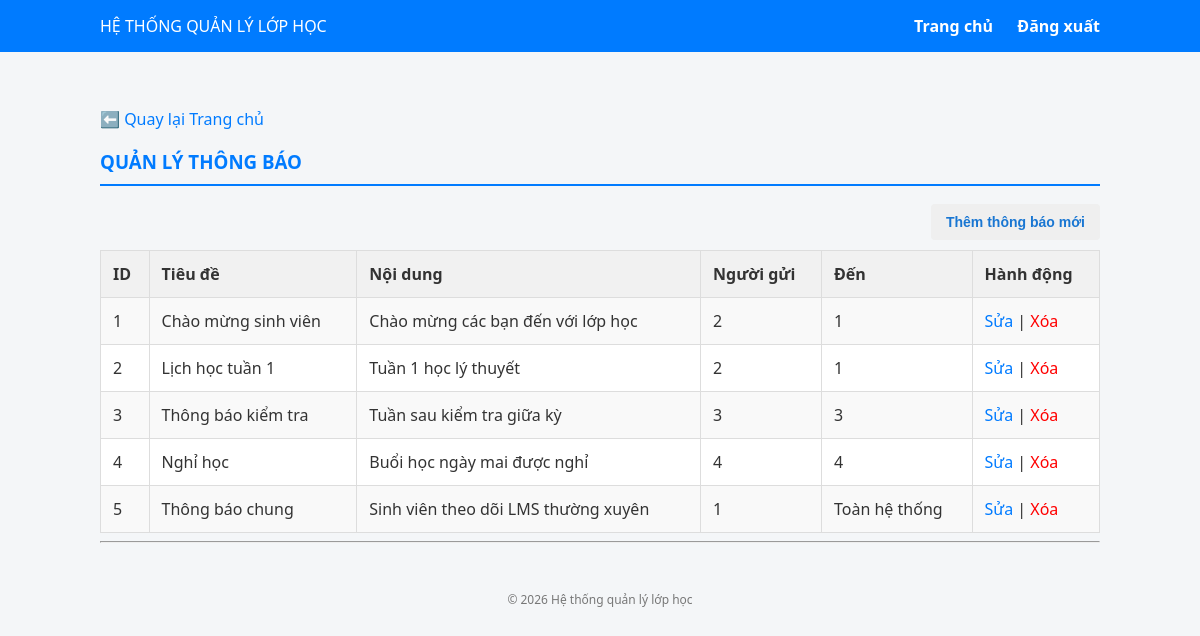
/index.php?controller=admin&action=thongbao (signed in), run on the app's committed database.
### tables this page shows
CREATE TABLE thong_bao (
    id INT AUTO_INCREMENT PRIMARY KEY,
    tieu_de VARCHAR(200) NOT NULL,
    noi_dung TEXT NOT NULL,
    nguoi_gui INT NOT NULL,
    id_lop INT DEFAULT NULL,
    ngay_tao TIMESTAMP DEFAULT CURRENT_TIMESTAMP,
    FOREIGN KEY (nguoi_gui) REFERENCES nguoi_dung(id) ON DELETE CASCADE,
    FOREIGN KEY (id_lop) REFERENCES lop_hoc(id) ON DELETE CASCADE
);

### core/Controller.php (called while the page is built, shortened)
<?php
class Controller {
    protected function view($path, $data = []) {
        extract($data);
        require __DIR__ . '/../views/' . $path . '.php';
    }
}

### controllers/AdminController.php (called while the page is built, shortened)
<?php
require_once __DIR__ . '/../services/ThongBaoService.php';
require_once __DIR__ . '/../core/Controller.php';
class AdminController extends Controller {
    public function thongbao() {
        $service = new ThongBaoService();
        $thongBao = $service->getAll();
        $this->view('admin/thong_bao', compact('thongBao', 'editingThongBao', 'lopHoc'));
    }
}

### config/db.php (called while the page is built)
<?php
return [
    'driver' => 'mysql',
    'host'   => 'localhost',
    'dbname' => 'QuanLyLopHoc',
    'user'   => 'root',
    'pass'   => '',
    'charset'=> 'utf8'
];

### core/Database.php (called while the page is built)
<?php
class Database {
    private static $conn = null;
    public static function getConnection() {
        if (self::$conn === null) {
            $config = require __DIR__ . '/../config/db.php';
            $dsn = "{$config['driver']}:host={$config['host']};dbname={$config['dbname']};charset={$config['charset']}";
            self::$conn = new PDO(
                $dsn,
                $config['user'],
                $config['pass'],
                [
                    PDO::ATTR_ERRMODE => PDO::ERRMODE_EXCEPTION,
                    PDO::ATTR_DEFAULT_FETCH_MODE => PDO::FETCH_ASSOC
                ]
            );
        }
        return self::$conn;
    }
}

### services/ThongBaoService.php (called while the page is built, shortened)
<?php
class ThongBaoService {
    private $dao;
    public function __construct() {
        $this->dao = new ThongBaoDAO();
    }
    public function getAll() {
        return $this->dao->findAll();
    }
}

### core/BaseDAO.php (called while the page is built, shortened)
<?php
require_once __DIR__ . '/Database.php';
abstract class BaseDAO {
    protected $conn;
    protected $table;
    protected $modelClass = null;
    public function __construct() {
        $this->conn = Database::getConnection();
    }
    public function findAll() {
        $stmt = $this->conn->prepare("SELECT * FROM {$this->table}");
        $stmt->execute();
        if ($this->modelClass) {
            return $stmt->fetchAll(PDO::FETCH_CLASS, $this->modelClass);
        }
        return $stmt->fetchAll();
    }
}

### views/admin/thong_bao.php (the view, shortened to what this page needs)
<?php include __DIR__ . '/../layouts/header.php'; ?>
<p>
    <a href="index.php?controller=admin&action=index">⬅️ Quay lại Trang chủ</a>
</p>
<h3>QUẢN LÝ THÔNG BÁO</h3>
<div style="display: flex; justify-content: flex-end; align-items: center; margin-bottom: 10px;">
    <button onclick="document.getElementById('modal-them-thongbao').style.display='block'" style="color: #1976d2; font-weight: bold;">Thêm thông báo mới</button>
</div>
<table border="1" cellpadding="5" style="width:100%; border-collapse: collapse;">
    <tr>
        <th>ID</th>
        <th>Tiêu đề</th>
        <th>Nội dung</th>
        <th>Người gửi</th>
        <th>Đến</th>
        <th>Hành động</th>
    </tr>
    <?php if (!empty($thongBao)): ?>
        <?php foreach ($thongBao as $tb): ?>
            <tr style="<?= (isset($editingThongBao) && $editingThongBao && $editingThongBao->id == $tb->id) ? 'background-color:#ffffcc;' : '' ?>">
                <td><?= $tb->id ?></td>
                <td><?= htmlspecialchars($tb->tieu_de) ?></td>
                <td><?= nl2br(htmlspecialchars($tb->noi_dung)) ?></td>
                <td><?= htmlspecialchars($tb->nguoi_gui) ?></td>
                <td><?= $tb->id_lop ?? 'Toàn hệ thống' ?></td>
                <td>
                    <a href="index.php?controller=admin&action=thongbao&edit_id=<?= $tb->id ?>">Sửa</a> |
                    <a href="index.php?controller=admin&action=deleteThongBao&id=<?= $tb->id ?>"
                       onclick="return confirm('Xóa thông báo này?')" style="color: red;"> Xóa</a>
                </td>
            </tr>
        <?php endforeach; ?>
    <?php else: ?>
        <tr>
            <td colspan="6">Chưa có thông báo nào</td>
        </tr>
    <?php endif; ?>
</table>
<hr>
<?php include __DIR__ . '/../layouts/footer.php'; ?>

### views/layouts/header.php (style rules this page uses)
:root { --primary-color: #007bff; --secondary-color: #6c757d; --success-color: #28a745; --danger-color: #dc3545; --bg-color: #f4f6f8; --white: #ffffff; --border-color: #ddd; }
body { font-family: 'Segoe UI', Tahoma, Geneva, Verdana, sans-serif; background-color: var(--bg-color); margin: 0; color: #333; }
a { text-decoration: none; color: var(--primary-color); }
table { width: 100%; border-collapse: collapse; margin-top: 10px; background: white; }
th, td { padding: 12px; border: 1px solid var(--border-color); text-align: left; }
th { background-color: #f1f1f1; font-weight: bold; }
tr:nth-child(even) { background-color: #f9f9f9; }
button, .btn { display: inline-block; padding: 10px 15px; border: none; border-radius: 4px; cursor: pointer; color: white; font-size: 14px; text-align: center; }
h3 { border-bottom: 2px solid var(--primary-color); padding-bottom: 10px; color: var(--primary-color); }

### data on the page
thong_bao: id "1", tieu_de "Chào mừng sinh viên", noi_dung "Chào mừng các bạn đến với lớp học", nguoi_gui "2", id_lop "1"
thong_bao: id "2", tieu_de "Lịch học tuần 1", noi_dung "Tuần 1 học lý thuyết", nguoi_gui "2", id_lop "1"
thong_bao: id "3", tieu_de "Thông báo kiểm tra", noi_dung "Tuần sau kiểm tra giữa kỳ", nguoi_gui "3", id_lop "3"
thong_bao: id "4", tieu_de "Nghỉ học", noi_dung "Buổi học ngày mai được nghỉ", nguoi_gui "4", id_lop "4"
thong_bao: id "5", tieu_de "Thông báo chung", noi_dung "Sinh viên theo dõi LMS thường xuyên", nguoi_gui "1", id_lop "Toàn hệ thống"
